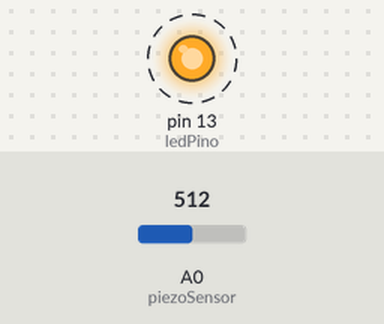
Simulated run of this sketch. Board: Arduino Uno, built with avr-gcc and run on an emulated ATmega328P. Parts: output pins drawn as LEDs (lit = HIGH). Dashed ring = blinking. Inputs (shaded band) come from the test bench; at power-on: A0 (piezoSensor) = 512. What the sketch prints to the serial monitor is not drawn.

Above: at 1.25 s.
1.3 s: A0 (piezoSensor) set to 109
4.3 s: A0 (piezoSensor) set to 93
At 4.3 s:
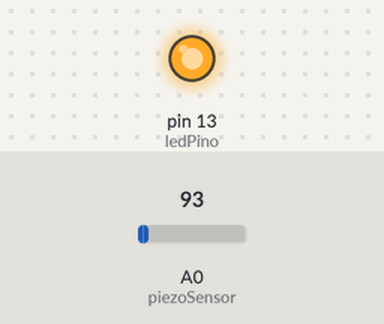
5.8 s: A0 (piezoSensor) set to 110
At 5.95 s:
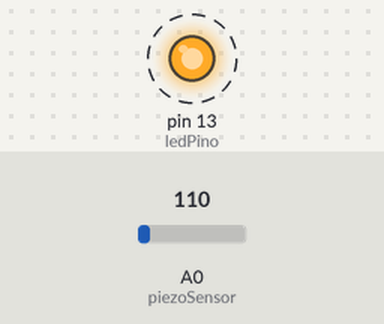
8.8 s: A0 (piezoSensor) set to 90
Timing chart, 0 to 11.3 s (numbered marks = the images above; inputs shaded):
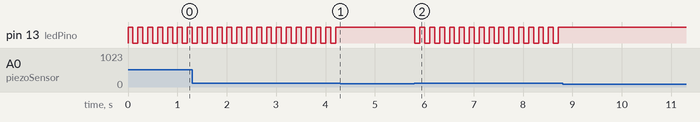

Measured:
- the behaviour switches between 100 and 99 on A0 (piezoSensor) (found by bisection; images 0 and 1)
- after the input at 4.3 s, pin 13 (ledPino): stops changing and stays HIGH
- after the input at 5.8 s, pin 13 (ledPino): alternates HIGH for 0.10 s and LOW for 0.10 s, starting at once
- after the input at 8.8 s, pin 13 (ledPino): stops changing and stays HIGH
- by itself, pin 13 (ledPino): alternates HIGH for 0.10 s and LOW for 0.10 s

The sketch:

PIEZO_SENSOR.ino
```cpp
int ledPino = 13;
int piezoSensor = A0;
int limite = 100;

int leituraSensor = 0;
int estadoLed = LOW;

void setup() {
  pinMode(ledPino, OUTPUT);
  Serial.begin(9600);
}

void loop() {

  leituraSensor = analogRead(piezoSensor);

  if (leituraSensor >= limite) {
    estadoLed = !estadoLed;
    digitalWrite(ledPino, estadoLed);
    Serial.println("Toc!");
  }
  delay(100);
}
```
